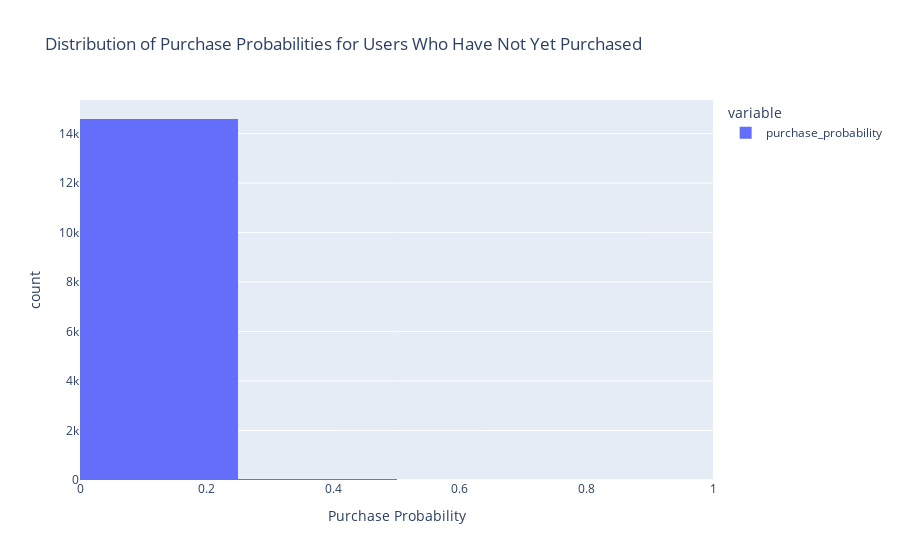

Notebook code cell kept with this figure:
### Markdown cell above
## Section 8: Identifying High Propensity Users

With our propensity model in place, the next step is to apply this model to our dataset to identify users who have not yet made a purchase but show a high likelihood of doing so in the future. This step is crucial for targeting and engagement strategies, allowing us to focus our efforts on users most likely to convert.

### Objectives
- **Application of the Propensity Model**: Use the model to predict purchase probabilities for all users.
- **Filtering High Propensity Users**: Identify users with a high probability of making a purchase, focusing our marketing and engagement strategies on this group.
- **Visualization**: Create a histogram to visualize the distribution of purchase probabilities, helping us understand the overall propensity landscape of our user base.

### Code cell
# Predict the probabilities for the entire dataset
purchase_probabilities = logistic_model.predict_proba(X_propensity)

# Extract the probabilities of making a purchase
probabilities_of_purchase = purchase_probabilities[:, 1]

# Initialize the 'purchase_probability' column with NaNs or zeros
df['purchase_probability'] = np.nan

# Update 'purchase_probability' only for rows where no purchase has been made
df.loc[df['metrics/orders'] == 0, 'purchase_probability'] = probabilities_of_purchase[df['metrics/orders'] == 0]

# Filter out NaN values from 'purchase_probability' to focus on non-purchased users
filtered_probabilities = df['purchase_probability'].dropna()

# Create a histogram/distribution plot with 4 larger buckets between 0 and 100%
fig = px.histogram(filtered_probabilities, range_x=[0, 1], 
                   labels={'value': 'Purchase Probability'},
                   title='Distribution of Purchase Probabilities for Users Who Have Not Yet Purchased')

# Calculate the count of visitors in each bin
bin_counts = pd.cut(filtered_probabilities, bins=np.linspace(0, 1, 5)).value_counts().sort_index()

# Update the number of bins and adjust the bin edges
fig.update_traces(xbins=dict(
        start=0,
        end=1,
        size=0.25
    ))

fig.show()

### Figure 1 — Plotly figure (JSON) as saved in the notebook; plotly's stock layout.template omitted (floating-point values rounded to 4 significant figures; data arrays with more than 128 entries replaced by an {"elided": "..."} marker saying what was removed)
{"data": [{"alignmentgroup": "True", "bingroup": "x", "hovertemplate": "variable=purchase_probability<br>Purchase Probability=%{x}<br>count=%{y}<extra></extra>", "legendgroup": "purchase_probability", "marker": {"color": "#636efa", "pattern": {"shape": ""}}, "name": "purchase_probability", "offsetgroup": "purchase_probability", "orientation": "v", "showlegend": true, "type": "histogram", "x": {"elided": "14663 float values"}, "xaxis": "x", "xbins": {"end": 1, "size": 0.25, "start": 0}, "yaxis": "y"}], "layout": {"barmode": "relative", "legend": {"title": {"text": "variable"}, "tracegroupgap": 0}, "title": {"text": "Distribution of Purchase Probabilities for Users Who Have Not Yet Purchased"}, "xaxis": {"anchor": "y", "domain": [0, 1], "range": [0, 1], "title": {"text": "Purchase Probability"}}, "yaxis": {"anchor": "x", "domain": [0, 1], "title": {"text": "count"}}}}
